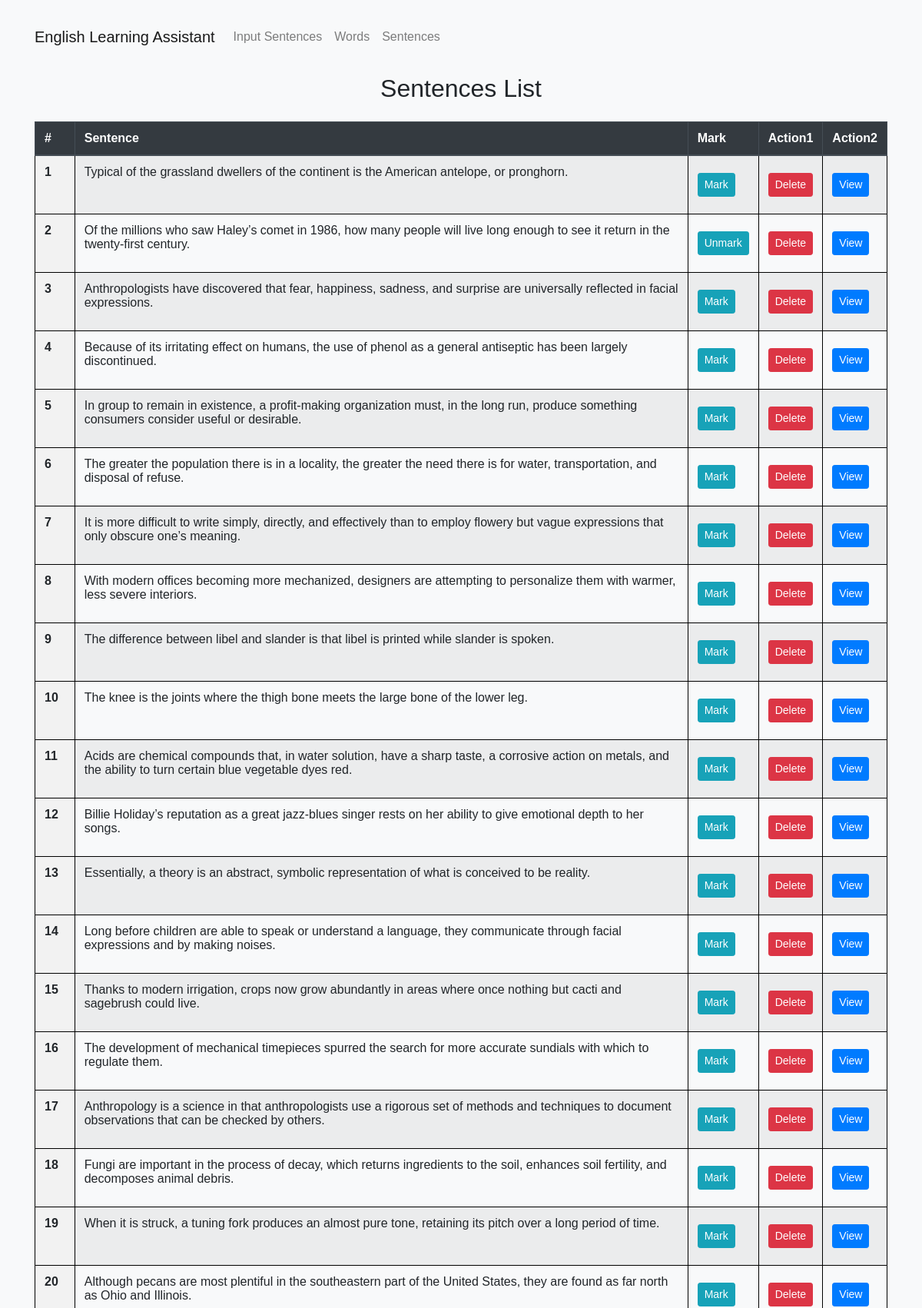
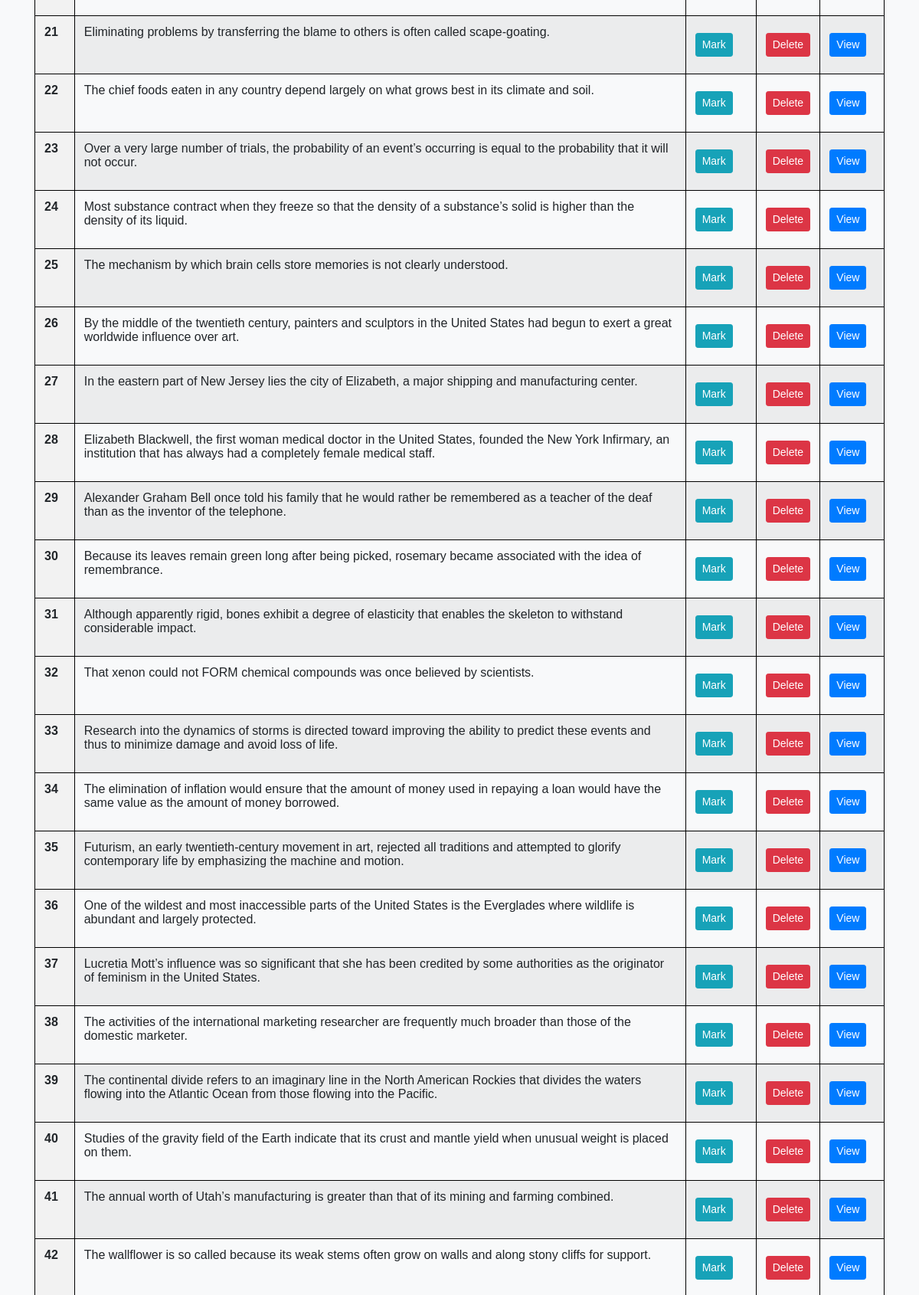
Page /polls/sentences/ (upper part) on the committed database (2 pictures, top to bottom).
### polls/models.py (models this page shows, shortened)
class Sentence(models.Model):
    sentence = models.CharField(max_length=2000)
    syntactic_analysis = models.CharField(max_length=2000, default='')
    translation = models.CharField(max_length=2000)
    learned = models.BooleanField(default=False)
    add_date = models.DateTimeField('date added',auto_now_add=True)

### polls/views.py (the view)
# urls.py: path('sentences/', views.sentences_list, name='sentences'),
def sentences_list(request):
    sentences = Sentence.objects.all()
    return render(request, 'sentence_list.html',  {'sentences': sentences})

### polls/templates/sentence_list.html (shortened to what this page needs)
<HTML>
    <!DOCTYPE html>
    <html lang="en">
    <head>
        <link href="https://cdn.bootcss.com/twitter-bootstrap/4.3.1/css/bootstrap.min.css" rel="stylesheet">
    </head>
    <body>
        <nav class="navbar navbar-expand-lg navbar-light bg-light">
            <div class="container">
                <a class="navbar-brand" href="#">English Learning Assistant</a>
                <div class="collapse navbar-collapse" id="navbarNav">
                    <ul class="navbar-nav">
                        <li class="nav-item">
                            <a class="nav-link" href="{% url 'polls:Input_Sentences' %}">Input Sentences</a>
                        </li>
                        <li class="nav-item">
                            <a class="nav-link" href="{% url 'polls:words' %}">Words</a>
                        </li>
                        <li class="nav-item">
                            <a class="nav-link" href="{% url 'polls:sentences' %}">Sentences</a>
                        </li>
                    </ul>
                </div>
            </div>
        </nav>
    <div class="container">
        <h2 class="text-center mb-4">Sentences List</h2>
        {% if sentences %}
        <div class="table-responsive">
            <table class="table table-striped">
                <thead class="thead-dark">
                    <tr>
                        <th scope="col">#</th>
                        <th scope="col">Sentence</th>
                        <th scope="col">Mark</th>
                        <th scope="col">Action1</th>
                        <th scope="col">Action2</th>
                    </tr>
                </thead>
                <tbody>
                    {% for sentence in sentences %}
                    <tr>
                        <th scope="row">{{ forloop.counter }}</th>
                        <td>{{ sentence.sentence }}</td>
                        <td><form action="{% url 'polls:mark_sentence' sentence.id %}" method="post" class="d-inline">
                            <button type="submit" class="btn btn-info btn-sm">{{ sentence.learned|yesno:"Unmark,Mark" }}</button>
                        </form>
                    </td>
                        <td>
                            <form action="{% url 'polls:delete_sentence' sentence.id %}" method="post" class="d-inline">
                                <button type="submit" class="btn btn-danger btn-sm">Delete</button>
                            </form>
                            </td>
                        <td>
                            <a href="{% url 'polls:view_sentence' sentence.id %}" class="btn btn-primary btn-sm">View</a>
                        </td>
                    </tr>
                    {% endfor %}
                </tbody>
            </table>
        </div>
        {% else %}
        <p class="text-center">No sentences available.</p>
        {% endif %}
    </div>
</body>
</html>

### polls/templates/sentence_list.html (style rules this page uses)
body { background-color: #f8f9fa; font-family: Arial, sans-serif; }
.container { margin-top: 20px; }
h2 { text-align: center; margin-bottom: 40px; }
.btn { margin: 10px 0; }
.btn-primary { background-color: #007bff; border-color: #007bff; }
table { width: 100%; border-collapse: collapse; }
th, td { border: 1px solid black; padding: 8px; text-align: left; }
th { background-color: #f2f2f2; }

### rows in the picture
Sentence: sentence "Typical of the grassland dwellers of the continent is the American antelope, or pronghorn.", learned "Mark"
Sentence: sentence "Of the millions who saw Haley’s comet in 1986, how many people will live long enough to see it return in the twenty-first century.", learned "Unmark"
Sentence: sentence "Anthropologists have discovered that fear, happiness, sadness, and surprise are universally reflected in facial expressions.", learned "Mark"
Sentence: sentence "Because of its irritating effect on humans, the use of phenol as a general antiseptic has been largely discontinued.", learned "Mark"
Sentence: sentence "In group to remain in existence, a profit-making organization must, in the long run, produce something consumers consider useful or desirable.", learned "Mark"
Sentence: sentence "The greater the population there is in a locality, the greater the need there is for water, transportation, and disposal of refuse.", learned "Mark"
Sentence: sentence "It is more difficult to write simply, directly, and effectively than to employ flowery but vague expressions that only obscure one’s meaning.", learned "Mark"
Sentence: sentence "With modern offices becoming more mechanized, designers are attempting to personalize them with warmer, less severe interiors.", learned "Mark"
Sentence: sentence "The difference between libel and slander is that libel is printed while slander is spoken.", learned "Mark"
Sentence: sentence "The knee is the joints where the thigh bone meets the large bone of the lower leg.", learned "Mark"
Sentence: sentence "Acids are chemical compounds that, in water solution, have a sharp taste, a corrosive action on metals, and the ability to turn certain blue vegetable dyes red.", learned "Mark"
Sentence: sentence "Billie Holiday’s reputation as a great jazz-blues singer rests on her ability to give emotional depth to her songs.", learned "Mark"
Sentence: sentence "Essentially, a theory is an abstract, symbolic representation of what is conceived to be reality.", learned "Mark"
Sentence: sentence "Long before children are able to speak or understand a language, they communicate through facial expressions and by making noises.", learned "Mark"
Sentence: sentence "Thanks to modern irrigation, crops now grow abundantly in areas where once nothing but cacti and sagebrush could live.", learned "Mark"
Sentence: sentence "The development of mechanical timepieces spurred the search for more accurate sundials with which to regulate them.", learned "Mark"
Sentence: sentence "Anthropology is a science in that anthropologists use a rigorous set of methods and techniques to document observations that can be checked by others.", learned "Mark"
Sentence: sentence "Fungi are important in the process of decay, which returns ingredients to the soil, enhances soil fertility, and decomposes animal debris.", learned "Mark"
Sentence: sentence "When it is struck, a tuning fork produces an almost pure tone, retaining its pitch over a long period of time.", learned "Mark"
Sentence: sentence "Although pecans are most plentiful in the southeastern part of the United States, they are found as far north as Ohio and Illinois.", learned "Mark"
Sentence: sentence "Eliminating problems by transferring the blame to others is often called scape-goating.", learned "Mark"
Sentence: sentence "The chief foods eaten in any country depend largely on what grows best in its climate and soil.", learned "Mark"
Sentence: sentence "Over a very large number of trials, the probability of an event’s occurring is equal to the probability that it will not occur.", learned "Mark"
Sentence: sentence "Most substance contract when they freeze so that the density of a substance’s solid is higher than the density of its liquid.", learned "Mark"
Sentence: sentence "The mechanism by which brain cells store memories is not clearly understood.", learned "Mark"
Sentence: sentence "By the middle of the twentieth century, painters and sculptors in the United States had begun to exert a great worldwide influence over art.", learned "Mark"
Sentence: sentence "In the eastern part of New Jersey lies the city of Elizabeth, a major shipping and manufacturing center.", learned "Mark"
Sentence: sentence "Elizabeth Blackwell, the first woman medical doctor in the United States, founded the New York Infirmary, an institution that has always had a completely female medical staff.", learned "Mark"
Sentence: sentence "Alexander Graham Bell once told his family that he would rather be remembered as a teacher of the deaf than as the inventor of the telephone.", learned "Mark"
Sentence: sentence "Because its leaves remain green long after being picked, rosemary became associated with the idea of remembrance.", learned "Mark"
Sentence: sentence "Although apparently rigid, bones exhibit a degree of elasticity that enables the skeleton to withstand considerable impact.", learned "Mark"
Sentence: sentence "That xenon could not FORM chemical compounds was once believed by scientists.", learned "Mark"
Sentence: sentence "Research into the dynamics of storms is directed toward improving the ability to predict these events and thus to minimize damage and avoid loss of life.", learned "Mark"
Sentence: sentence "The elimination of inflation would ensure that the amount of money used in repaying a loan would have the same value as the amount of money borrowed.", learned "Mark"
Sentence: sentence "Futurism, an early twentieth-century movement in art, rejected all traditions and attempted to glorify contemporary life by emphasizing the machine and motion.", learned "Mark"
Sentence: sentence "One of the wildest and most inaccessible parts of the United States is the Everglades where wildlife is abundant and largely protected.", learned "Mark"
Sentence: sentence "Lucretia Mott’s influence was so significant that she has been credited by some authorities as the originator of feminism in the United States.", learned "Mark"
Sentence: sentence "The activities of the international marketing researcher are frequently much broader than those of the domestic marketer.", learned "Mark"
Sentence: sentence "The continental divide refers to an imaginary line in the North American Rockies that divides the waters flowing into the Atlantic Ocean from those flowing into the Pacific.", learned "Mark"
Sentence: sentence "Studies of the gravity field of the Earth indicate that its crust and mantle yield when unusual weight is placed on them.", learned "Mark"
Sentence: sentence "The annual worth of Utah’s manufacturing is greater than that of its mining and farming combined.", learned "Mark"
Sentence: sentence "The wallflower is so called because its weak stems often grow on walls and along stony cliffs for support.", learned "Mark"
